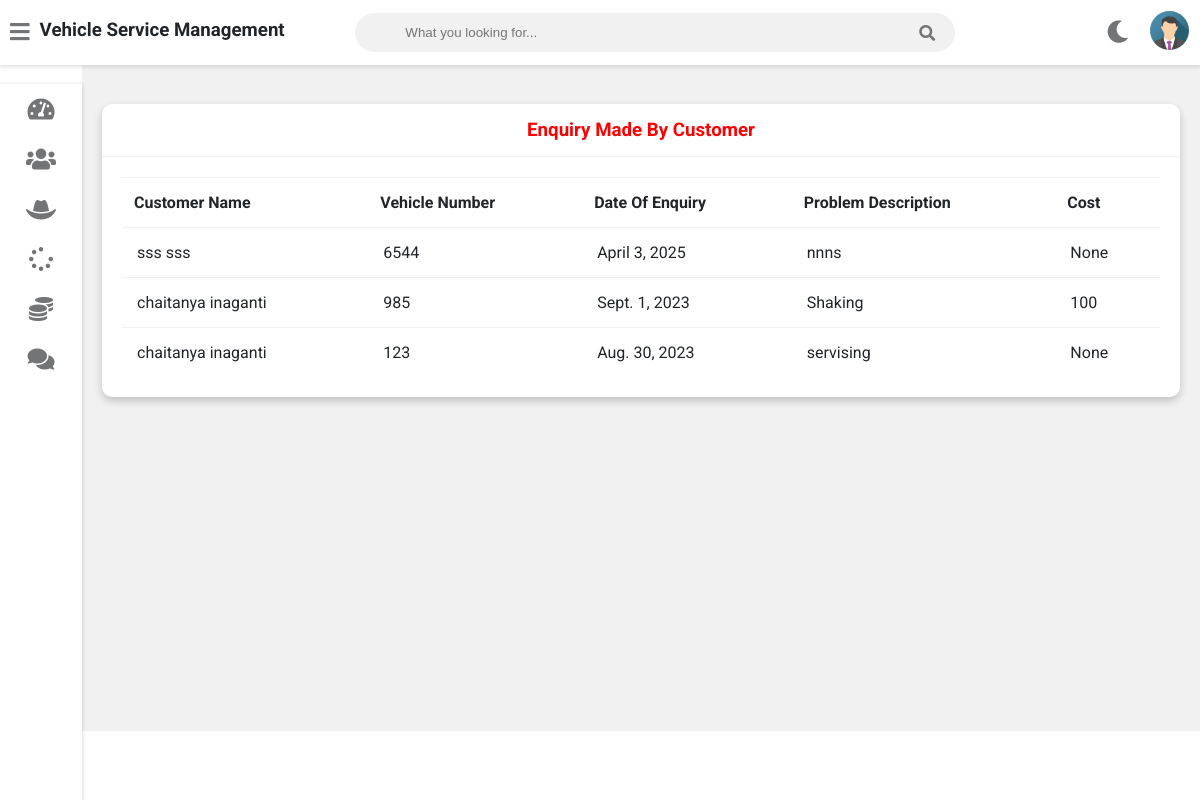
Screenshot of /admin-view-customer-enquiry (signed in) with the database file from the repository.
### vehicleserviceapp/models.py (models this page shows, shortened)
class Customer(models.Model):
    user=models.OneToOneField(User,on_delete=models.CASCADE)
    profile_pic= models.ImageField(upload_to='profile_pic/CustomerProfilePic/',null=True,blank=True)
    address = models.CharField(max_length=40)
    mobile = models.CharField(max_length=20,null=False)
    @property
    def get_name(self):
        return self.user.first_name+" "+self.user.last_name

class Request(models.Model):
    cat=(('two wheeler with gear','two wheeler with gear'),('two wheeler without gear','two wheeler without gear'),('three wheeler','three wheeler'),('four wheeler','four wheeler'))
    category=models.CharField(max_length=50,choices=cat)
    vehicle_no=models.PositiveIntegerField(null=False)
    vehicle_name = models.CharField(max_length=40,null=False)
    vehicle_model = models.CharField(max_length=40,null=False)
    vehicle_brand = models.CharField(max_length=40,null=False)
    problem_description = models.CharField(max_length=500,null=False)
    date=models.DateField(auto_now=True)
    cost=models.PositiveIntegerField(null=True)
    customer=models.ForeignKey('Customer', on_delete=models.CASCADE,null=True)
    mechanic=models.ForeignKey('Mechanic',on_delete=models.CASCADE,null=True)
    stat=(('Pending','Pending'),('Approved','Approved'),('Repairing','Repairing'),('Repairing Done','Repairing Done'),('Released','Released'))
    status=models.CharField(max_length=50,choices=stat,default='Pending',null=True)

### vehicleserviceapp/views.py (the view)
# urls.py: path('admin-view-customer-enquiry', views.admin_view_customer_enquiry_view,name='admin-view-customer-enquiry'),
@login_required(login_url='adminlogin')
def admin_view_customer_enquiry_view(request):
    enquiry=models.Request.objects.all().order_by('-id')
    customers=[]
    for enq in enquiry:
        customer=models.Customer.objects.get(id=enq.customer_id)
        customers.append(customer)
    return render(request,'vehicle/admin_view_customer_enquiry.html',{'data':zip(customers,enquiry)})

### templates/vehicle/admin_view_customer_enquiry.html
{% extends 'vehicle/adminbase.html' %}
{% block content %}
	<div class="wrapper">
		<div class="row">
			<div class="col-12 col-m-12 col-sm-12">
				<div class="card">
					<div class="card-header">
						<h3 style="color:red; text-align:center" >Enquiry Made By Customer
						</h3>
					</div>
					<div class="card-content">
						<table>
							<thead>
                <tr>
                  <th>Customer Name</th>
                  <th>Vehicle Number</th>
                  <th>Date Of Enquiry</th>
                  <th>Problem Description</th>
									<th>Cost</th>
                </tr>
							</thead>
							<tbody>
                {% for c,r in data %}
                <tr>
                  <td> {{c.get_name}}</td>
                  <td> {{r.vehicle_no}}</td>
                  <td> {{r.date}}</td>
                  <td>{{r.problem_description}}</td>
									<td>{{r.cost}}</td>
                </tr>
                {% endfor %}
							</tbody>
						</table>
					</div>
				</div>
			</div>
		</div>
<br><br><br><br><br><br><br><br><br><br><br><br><br><br><br><br>
	</div>
{% endblock content %}

### templates/vehicle/adminbase.html (shortened to what this page needs)
<!DOCTYPE html>
{% load static %}
<html>
<head>
	<link rel="stylesheet" type="text/css" href="https://cdnjs.cloudflare.com/ajax/libs/Chart.js/2.9.3/Chart.min.css">
	<link rel="stylesheet" type="text/css" href="{% static "fontawesome-free/css/all.min.css" %}">
	<link rel="stylesheet" type="text/css" href="{% static "style.css" %}">
</head>
<body class="overlay-scrollbar">
	<div class="navbar">
		<ul class="navbar-nav">
			<li class="nav-item">
				<a class="nav-link">
					<i class="fas fa-bars" onclick="collapseSidebar()"></i>
				</a>
			</li>
			<li class="nav-item">
				<h3>Vehicle Service Management</h3>
			</li>
		</ul>
		<form class="navbar-search">
			<input type="text" name="Search" class="navbar-search-input" placeholder="What you looking for...">
			<i class="fas fa-search"></i>
		</form>
		<ul class="navbar-nav nav-right">
			<li class="nav-item mode">
				<a class="nav-link" href="#" onclick="switchTheme()">
					<i class="fas fa-moon dark-icon"></i>
				</a>
			</li>
			<li class="nav-item avt-wrapper">
				<div class="avt dropdown">
					<img src="{% static "images/admin.png" %}" alt="User image" class="dropdown-toggle" data-toggle="user-menu">
				</div>
			</li>
		</ul>
	</div>
	<div class="sidebar">
		<ul class="sidebar-nav">
			<li class="sidebar-nav-item">
				<a href="/admin-dashboard" class="sidebar-nav-link">
					<div>
						<i class="fas fa-tachometer-alt"></i>
					</div>
				</a>
			</li>
			<li class="sidebar-nav-item">
				<a href="/admin-customer" class="sidebar-nav-link">
					<div>
						<i class="fas fa-users"></i>
					</div>
				</a>
			</li>
			<li  class="sidebar-nav-item">
				<a href="/admin-mechanic" class="sidebar-nav-link">
					<div>
					<i class="fas fa-hat-cowboy"></i>
					</div>
				</a>
			</li>
			<li  class="sidebar-nav-item">
				<a href="/admin-request" class="sidebar-nav-link">
					<div>
						<i class="fas fa-spinner"></i>
					</div>
				</a>
			</li>
			<li  class="sidebar-nav-item">
				<a href="/admin-report" class="sidebar-nav-link">
					<div>
						<i class="fas fa-coins"></i>
					</div>
				</a>
			</li>
			<li  class="sidebar-nav-item">
				<a href="/admin-feedback" class="sidebar-nav-link">
					<div>
					<i class="fas fa-comments"></i>
					</div>
				</a>
			</li>
		</ul>
	</div>
<div>
	<div class="content">
		{% block content %}
		{% endblock content %}
	</div>
</div>
</body>
</html>

### static/style.css (style rules this page uses)
:root { --primary-color: #4834d4; --success-color: #6ab04c; --warning-color: #f0932b; --danger-color: #eb4d4b; --light-color: #212529; --light-second-color: #727475; --light-background: #ffffff; --light-second-background: #f1f1f1; --dark-color: #909090; --dark-second-color: #f5f6fa; --dark-background: #23242D; --dark-second-background: #181818; }
.light { --main-bg-color: var(--light-background); --second-bg-color: var(--light-second-background); --main-color: var(--light-color); --second-color: var(--light-second-color); }
* { box-sizing: border-box; }
body { font-family: 'Roboto', sans-serif; background: var(--main-bg-color); color: var(--main-color); margin: 0; }
.navbar { display: flex; flex-direction: row; background: var(--main-bg-color); color: var(--main-color); position: fixed; top: 0; right: 0; left: 0; z-index: 101; box-shadow: rgba(0,0,0,0.12) 0px 1px 4px 1px; }
.navbar-nav { list-style: none; display: flex; flex-direction: row; padding-left: 0; margin-bottom: 0; margin-top: 0; }
.nav-link { float: left; text-align: center; padding: 21px 10px; text-decoration: none; font-size: 17px; color: var(--second-color); position: relative; }
.navbar-nav i { font-size: 1.4rem; }
.nav-right { margin-left: auto; }
.navbar-search { position: relative; margin: auto; width: 50%; }
.navbar-search input { background: var(--second-bg-color); border: none; padding: 12px 50px 12px 50px; width: 100%; outline: none; color: var(--main-color); border-radius: 20px; }
.navbar-search i { position: absolute; top: 50%; right: 20px; transform: translateY(-50%); color: var(--second-color); cursor: pointer; }
.avt img { width: 39px; height: 39px; border-radius: 50%; }
.avt { padding: 11px }
.dropdown { position: relative; }
.wrapper { padding: 10px; margin-left: 82px; padding-top: 75px; background: var(--second-bg-color); transition: margin-left .5s; }
.sidebar { width: 82px; height: 100vh; position: fixed; margin-top: 65px; background: var(--main-bg-color); box-shadow: rgba(0,0,0,0.12) 0px 1px 4px 1px; overflow: hidden; z-index: 100; transition: width .5s; }
.sidebar-nav { list-style: none; padding: 0; margin: 0; display: flex; flex-direction: column; align-items: center; height: 100vh; }
.sidebar-nav-item { width: 100%; }
.sidebar-nav-link { display: flex; align-items: center; color: var(--main-color); text-decoration: none; }
.sidebar-nav-link i { font-size: 1.5rem; color: var(--second-color); position: absolute; left: 50%; top: 50%; transform: translate(-50%, -50%); }
.sidebar-nav-link div { min-width: 82px; height: 50px; position: relative; }
.row { display: flex; flex-wrap: wrap; flex-direction: row; }
.row:after, .row:before { box-sizing: border-box; }
[class*="col-"] { padding: 10px; }
@media only screen and (min-width: 600px) { .col-sm-12 { width: 100%; } }
@media only screen and (min-width: 768px) { .col-m-12 { width: 100%; } }
@media only screen and (min-width: 992px) { .col-12 { width: 100%; } }
.card { background: var(--main-bg-color); color: var(--main-color); border-radius: 10px; margin-bottom: 10px; box-shadow: 0 4px 8px 0 rgba(0,0,0,0.2); }
.card-header { padding: 15px 30px; border-bottom: 1px solid var(--second-bg-color); position: relative; }
.card-header h3 { margin: 0; }
.card-content { padding: 20px; overflow-x: auto; }
table { border-collapse: collapse; width: 100%; }
table td { border-top: 1px solid var(--second-bg-color); padding: 15px; }
table th { border-top: 1px solid var(--second-bg-color); border-bottom: 1px solid var(--second-bg-color); padding: 15px 12px; text-align: left; }

### rows the page displays
Customer: get_name "sss sss", vehicle_no "6544", date "April 3, 2025", problem_description "nnns", cost "None"
Customer: get_name "chaitanya inaganti", vehicle_no "985", date "Sept. 1, 2023", problem_description "Shaking", cost "100", vehicle_no "123", date "Aug. 30, 2023", problem_description "servising", cost "None"
